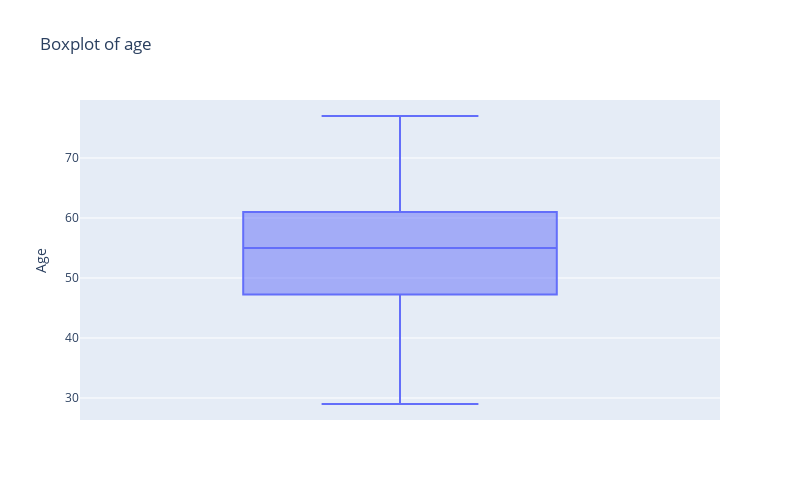
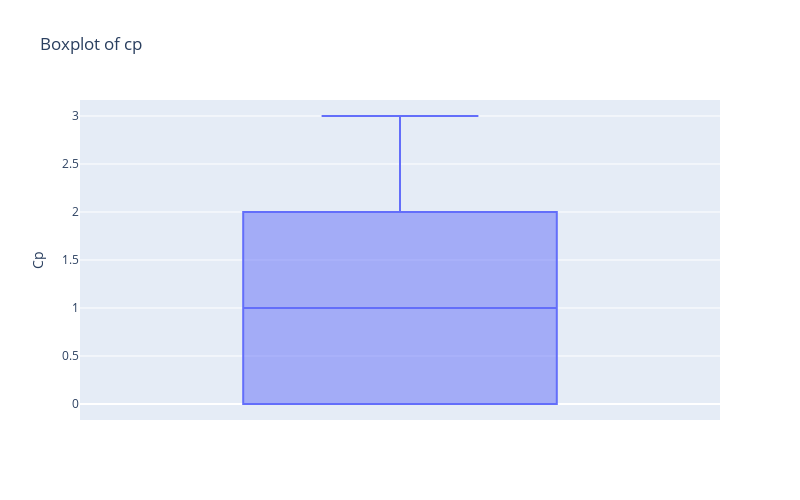
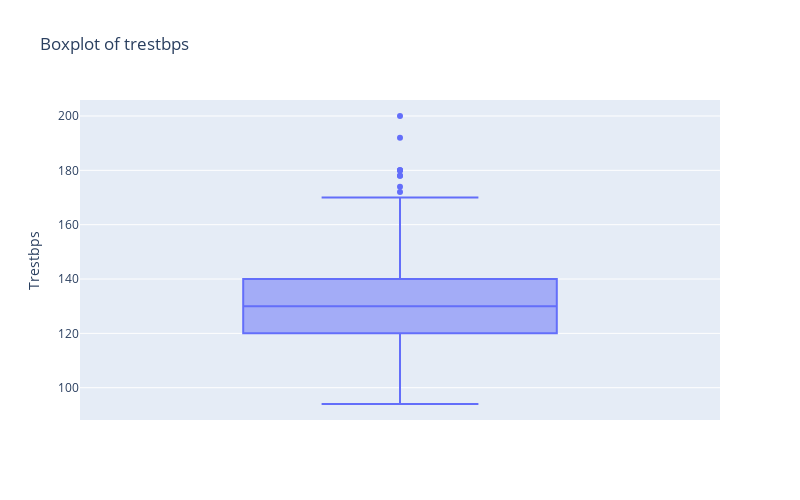
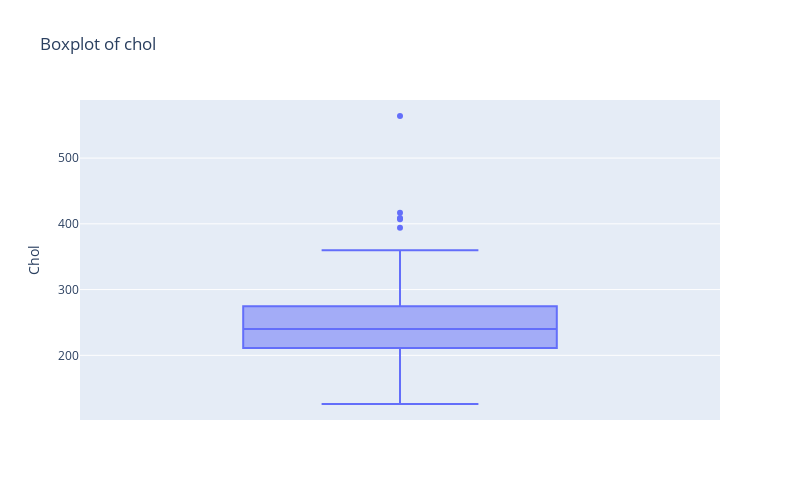

Write notebook code for charts like these, in order.
### Markdown cell above
Converting numeric variables to categorical using encoding method

### Code cell
# Checking Outliers in numeric variables with boxplot
numerical_cols = df.select_dtypes(include=['number']).columns

for col in numerical_cols:
  fig = px.box(df, y=col, title=f'Boxplot of {col}', labels={col: f'{col.capitalize()}'})
  fig.update_layout(
        width=800,
        height=500,
        xaxis_tickangle=0
    )
  fig.show()

### Figure 1 — Plotly figure (JSON) as saved in the notebook; plotly's stock layout.template omitted (floating-point values rounded to 4 significant figures; data arrays with more than 128 entries replaced by an {"elided": "..."} marker saying what was removed)
{"data": [{"alignmentgroup": "True", "hovertemplate": "Age=%{y}<extra></extra>", "legendgroup": "", "marker": {"color": "#636efa"}, "name": "", "notched": false, "offsetgroup": "", "orientation": "v", "showlegend": false, "type": "box", "x0": " ", "xaxis": "x", "y": {"elided": "303 int values"}, "y0": " ", "yaxis": "y"}], "layout": {"boxmode": "group", "height": 500, "legend": {"tracegroupgap": 0}, "title": {"text": "Boxplot of age"}, "width": 800, "xaxis": {"anchor": "y", "domain": [0, 1], "tickangle": 0}, "yaxis": {"anchor": "x", "domain": [0, 1], "title": {"text": "Age"}}}}

### Figure 2 — Plotly figure (JSON) as saved in the notebook; plotly's stock layout.template omitted (floating-point values rounded to 4 significant figures; data arrays with more than 128 entries replaced by an {"elided": "..."} marker saying what was removed)
{"data": [{"alignmentgroup": "True", "hovertemplate": "Cp=%{y}<extra></extra>", "legendgroup": "", "marker": {"color": "#636efa"}, "name": "", "notched": false, "offsetgroup": "", "orientation": "v", "showlegend": false, "type": "box", "x0": " ", "xaxis": "x", "y": {"elided": "303 int values"}, "y0": " ", "yaxis": "y"}], "layout": {"boxmode": "group", "height": 500, "legend": {"tracegroupgap": 0}, "title": {"text": "Boxplot of cp"}, "width": 800, "xaxis": {"anchor": "y", "domain": [0, 1], "tickangle": 0}, "yaxis": {"anchor": "x", "domain": [0, 1], "title": {"text": "Cp"}}}}

### Figure 3 — Plotly figure (JSON) as saved in the notebook; plotly's stock layout.template omitted (floating-point values rounded to 4 significant figures; data arrays with more than 128 entries replaced by an {"elided": "..."} marker saying what was removed)
{"data": [{"alignmentgroup": "True", "hovertemplate": "Trestbps=%{y}<extra></extra>", "legendgroup": "", "marker": {"color": "#636efa"}, "name": "", "notched": false, "offsetgroup": "", "orientation": "v", "showlegend": false, "type": "box", "x0": " ", "xaxis": "x", "y": {"elided": "303 int values"}, "y0": " ", "yaxis": "y"}], "layout": {"boxmode": "group", "height": 500, "legend": {"tracegroupgap": 0}, "title": {"text": "Boxplot of trestbps"}, "width": 800, "xaxis": {"anchor": "y", "domain": [0, 1], "tickangle": 0}, "yaxis": {"anchor": "x", "domain": [0, 1], "title": {"text": "Trestbps"}}}}

### Figure 4 — Plotly figure (JSON) as saved in the notebook; plotly's stock layout.template omitted (floating-point values rounded to 4 significant figures; data arrays with more than 128 entries replaced by an {"elided": "..."} marker saying what was removed)
{"data": [{"alignmentgroup": "True", "hovertemplate": "Chol=%{y}<extra></extra>", "legendgroup": "", "marker": {"color": "#636efa"}, "name": "", "notched": false, "offsetgroup": "", "orientation": "v", "showlegend": false, "type": "box", "x0": " ", "xaxis": "x", "y": {"elided": "303 int values"}, "y0": " ", "yaxis": "y"}], "layout": {"boxmode": "group", "height": 500, "legend": {"tracegroupgap": 0}, "title": {"text": "Boxplot of chol"}, "width": 800, "xaxis": {"anchor": "y", "domain": [0, 1], "tickangle": 0}, "yaxis": {"anchor": "x", "domain": [0, 1], "title": {"text": "Chol"}}}}
